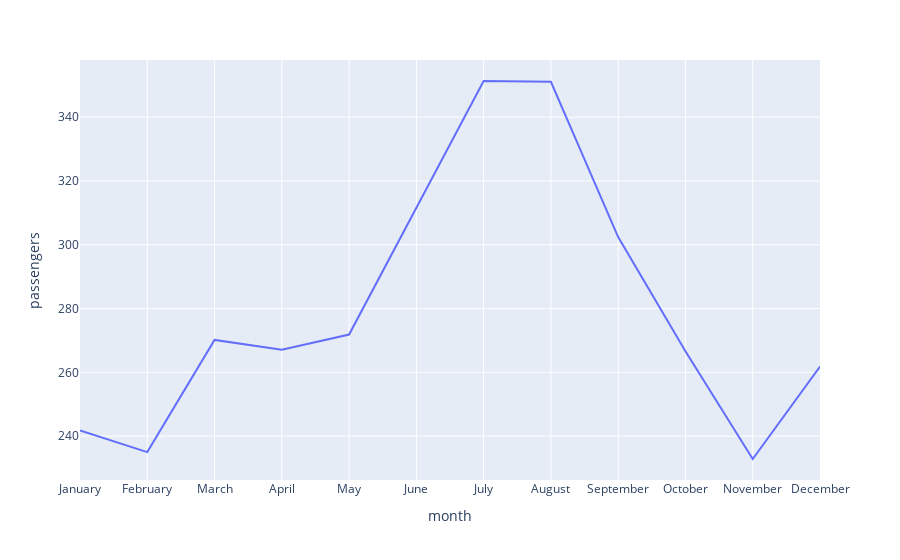

Write notebook code for a chart like this one.
### Code cell
# Gráficos
px.line(df_agru_mes, x='month', y='passengers')

### Figure 1 — Plotly figure (JSON) as saved in the notebook; plotly's stock layout.template omitted (floating-point values rounded to 4 significant figures)
{"data": [{"hovertemplate": "month=%{x}<br>passengers=%{y}<extra></extra>", "legendgroup": "", "line": {"color": "#636efa", "dash": "solid"}, "marker": {"symbol": "circle"}, "mode": "lines", "name": "", "orientation": "v", "showlegend": false, "type": "scatter", "x": ["January", "February", "March", "April", "May", "June", "July", "August", "September", "October", "November", "December"], "xaxis": "x", "y": [241.8, 235, 270.2, 267.1, 271.8, 311.7, 351.3, 351.1, 302.4, 266.6, 232.8, 261.8], "yaxis": "y"}], "layout": {"legend": {"tracegroupgap": 0}, "margin": {"t": 60}, "xaxis": {"anchor": "y", "domain": [0, 1], "title": {"text": "month"}}, "yaxis": {"anchor": "x", "domain": [0, 1], "title": {"text": "passengers"}}}}
